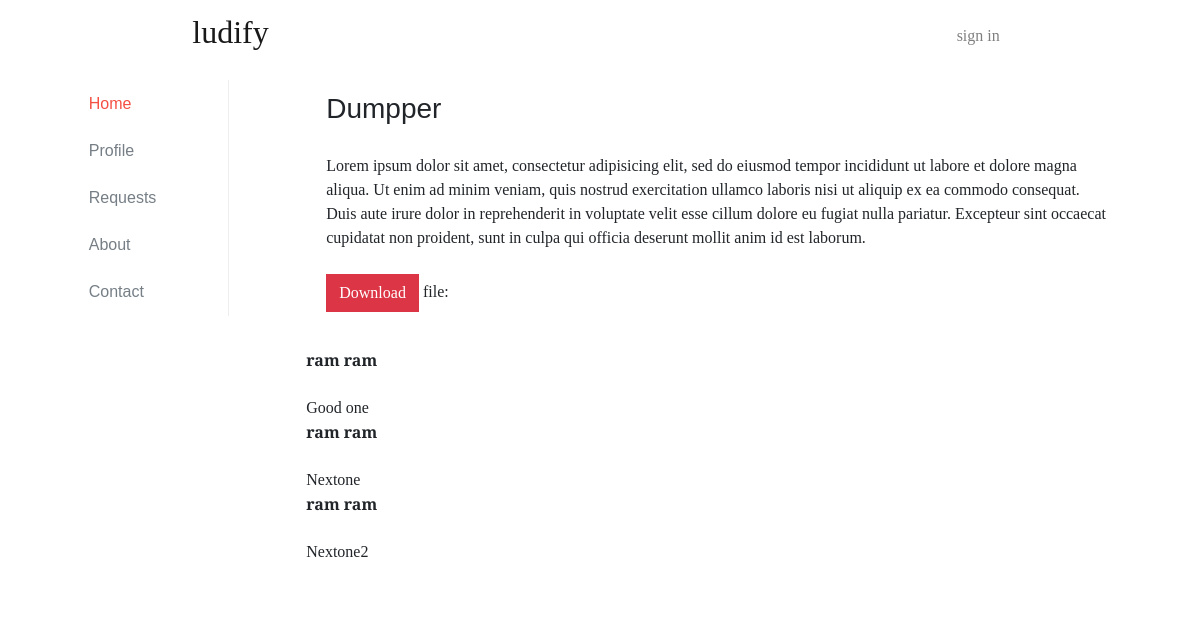
Before: /view_article.php?article_id=1004 with the older database file.
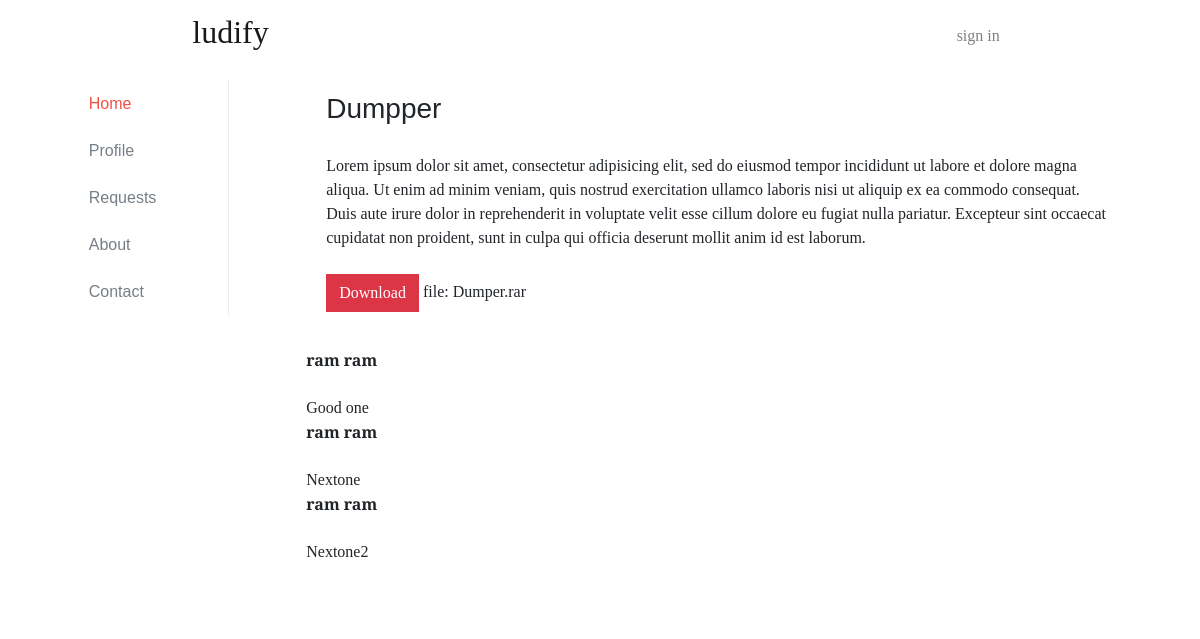
After: the same page with the newer database file.
### tables this page shows
CREATE TABLE `articles` (
  `article_id` int(11) NOT NULL,
  `article_title` varchar(100) DEFAULT NULL,
  `article_body` text,
  `file_id` int(11) DEFAULT NULL,
  `author_id` int(11) DEFAULT NULL,
  `article_category` varchar(50) NOT NULL,
  `date_of_upload` date NOT NULL
);

CREATE TABLE `comments` (
  `comment_id` int(11) NOT NULL,
  `comment_body` text,
  `comment_date` date DEFAULT NULL,
  `comment_user_id` int(11) DEFAULT NULL,
  `article_id` int(11) DEFAULT NULL
);

CREATE TABLE `users` (
  `user_id` int(11) NOT NULL,
  `first_name` varchar(50) NOT NULL,
  `last_name` varchar(50) NOT NULL,
  `email` varchar(100) NOT NULL,
  `password` varchar(100) NOT NULL,
  `hash` varchar(32) NOT NULL,
  `active` tinyint(1) NOT NULL,
  `loggedin` int(11) NOT NULL,
  `avatar` varchar(600) NOT NULL,
  `username` varchar(500) NOT NULL,
  `dob` date NOT NULL,
  `gender` varchar(200) NOT NULL,
  `contact` bigint(10) NOT NULL,
  `role_id` int(11) DEFAULT NULL
);

CREATE TABLE `files` (
  `file_id` int(11) NOT NULL,
  `link` text NOT NULL,
  `no_of_downloads` int(11) DEFAULT NULL,
  `file_name` text
);

### database/get_username.php (called while the page is built)
<?php
function GetUsername($conn, $user_id){
	$query = "SELECT * FROM users WHERE user_id = $user_id";
	$result = mysqli_query($conn, $query);
	$row = mysqli_fetch_assoc($result);
	$name =  $row['first_name']." ".$row['last_name'];
	return $name;
}
?>

### view_article.php (the view, shortened to what this page needs)
<?php include 'partial_upper.php'; ?>
<?php include 'database/get_username.php'; ?>
<?php include'partial_sidebar.php'; ?>
		<div class="col-md-9 container main-content">
			<?php
				$id = $_GET['article_id'];
				$query = "SELECT * FROM articles WHERE article_id = $id";
				$result = mysqli_query($conn, $query);
				$row = mysqli_fetch_assoc($result);
				$sql2 = mysqli_query($conn,"select * from files where file_id = ".$row['file_id']);
				$row2 = mysqli_fetch_assoc($sql2);
				$file_name = $row2['file_name'];
			?>
			<div class="card border-0">
				<div class="card-header">
					<h3><?= $row['article_title']; ?> </h3>
				</div>
				<div class="card-body">
					<?= $row['article_body']; ?>
					<form class = "form" action = "database/download_file.php" method="post">
						<div class="form-group">
							<br>
							<input class="btn btn-danger" value="Download" type="submit" name="submit">
							file: <?= $file_name ?>
						</div>
					</form>
				</div>
				<?php
					$result  = mysqli_query($conn,"SELECT * FROM comments where article_id = '$id' order by comment_date desc");
					if(mysqli_num_rows($result)>0){
						while($row = mysqli_fetch_assoc($result)){
				?>
				<div class="card border-0">
							<?php
								echo "<b>".GetUsername($conn,$row['comment_user_id'])."</b><br>";
							 	echo $row['comment_body'];
							?>
						<?php
						}
					}
				?>
				</div>
			</div>
		</div>
	</div>
</div>
<?php include 'partial_lower.php'; ?>

### partial_upper.php (shortened to what this page needs)
<!DOCTYPE html>
<html>
<?php include 'partial_head.php' ?>
<body>
<div class="container col-sm-12 col-md-12">
<?php include'partial_nav.php'; ?>
<div class="container">
	<div class="row">

### partial_head.php (shortened to what this page needs)
<head>
	<link rel="stylesheet" href="https://maxcdn.bootstrapcdn.com/font-awesome/latest/css/font-awesome.min.css" />
	<link rel="stylesheet" type="text/css" href="assets/css/bootstrap.min.css">
	<link rel="stylesheet" type="text/css" href="assets/css/custom.css">
</head>

### partial_nav.php (shortened to what this page needs)
<div class="container col-md-9">
	<nav class="navbar navbar-light navbar-expand-lg">
		<a class="navbar-brand" href="."><h2>ludify</h2></a>
		<div class="collapse navbar-collapse" id="navbarSupportedContent">
			<ul class="nav navbar-nav ml-auto">
				<li class="nav-item">
				</li>
				<?php
					if(!isset($_SESSION['user_id'])){
				?>
				<li class="nav-item">
					<a class="nav-link" href="login.php"> sign in </a>
				</li>
				<?php
					}
					else{
				?>
					<a class="nav-link" href="database/logout.php"> LogOut</a>
				<?php }
				?>
			</ul>
		</div>
	</nav>
</div>

### partial_sidebar.php (shortened to what this page needs)
<div class="col-md-2 container">
	<div class="card sidebar sidebar-left">
		<ul class="list-group-flush" style="padding:0; margin-bottom: 0;">
			<a href="index.php" class="sidebar-item list-group-item text-muted" id="sidebar-item-1">Home</a>
			<a href="profile.php" class="sidebar-item list-group-item text-muted" id="sidebar-item-2">Profile</a>
			<a href="request.php" class="sidebar-item list-group-item text-muted" id="sidebar-item-3">Requests
			</a>
			<a href="#" class="sidebar-item list-group-item text-muted" id="sidebar-item-4">About</a>
			<a href="#" class="sidebar-item list-group-item text-muted" id="sidebar-item-5">Contact</a>
		</ul>
	</div>
</div>

### partial_lower.php (shortened to what this page needs)
	</div>
</div>
</div>
</body>
</html>

### assets/css/custom.css (style rules this page uses)
* { font-family: 'Merriweather', 'Times New Roman', serif; }
a { color:#D32F2F; }
.btn { border-radius: 0; }
.navbar { margin-bottom: 8px; }
.card { border-radius: 0; margin-bottom: 16px; }
.sidebar-left { border: none; border-right:1px solid #eee; }
.sidebar a { color:#F44336; opacity: 0.93; }
.sidebar .list-group-item { font-family: 'Merriweather Sans', sans-serif; border: none; }
.card-header { background-color: transparent; border: none; font-family: 'Merriweather Sans', sans-serif; padding-bottom: 0; }

Changed rows visible on the page:
now on this page (row edited): files: file_name "Dumper.rar"
